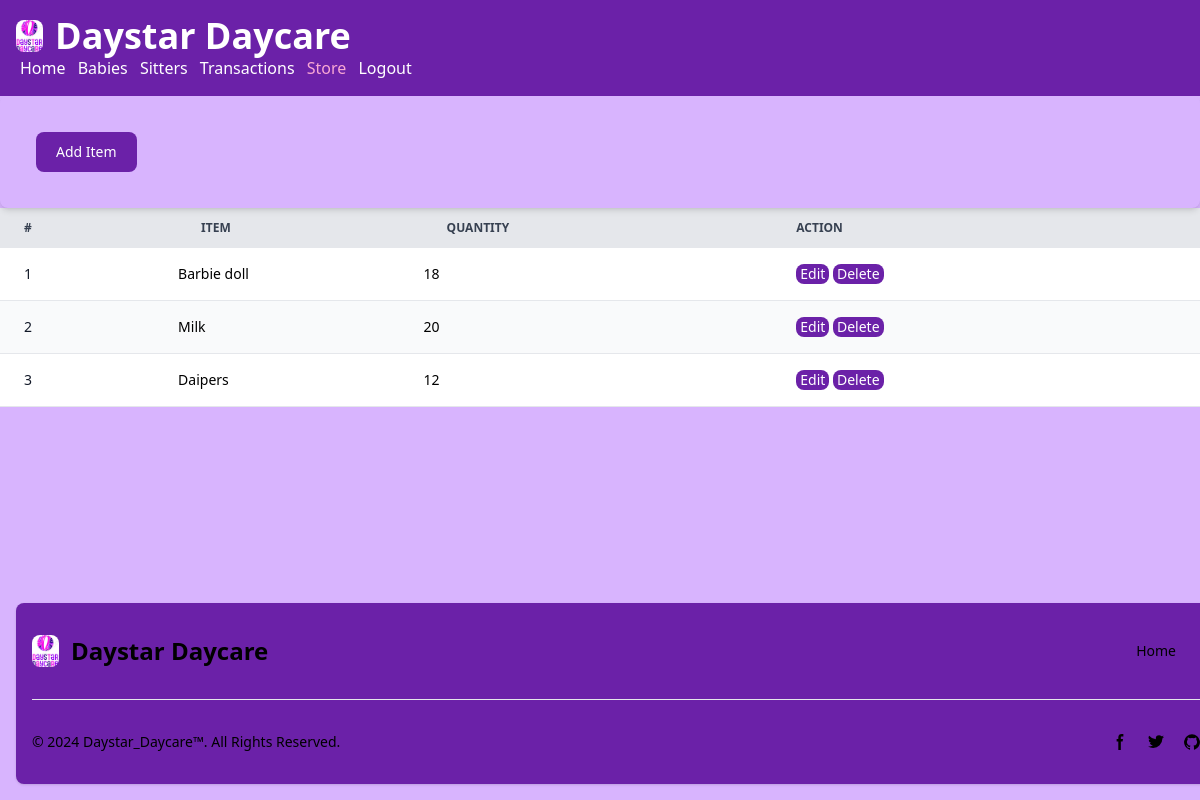
The page /baby/store on the database as committed earlier.
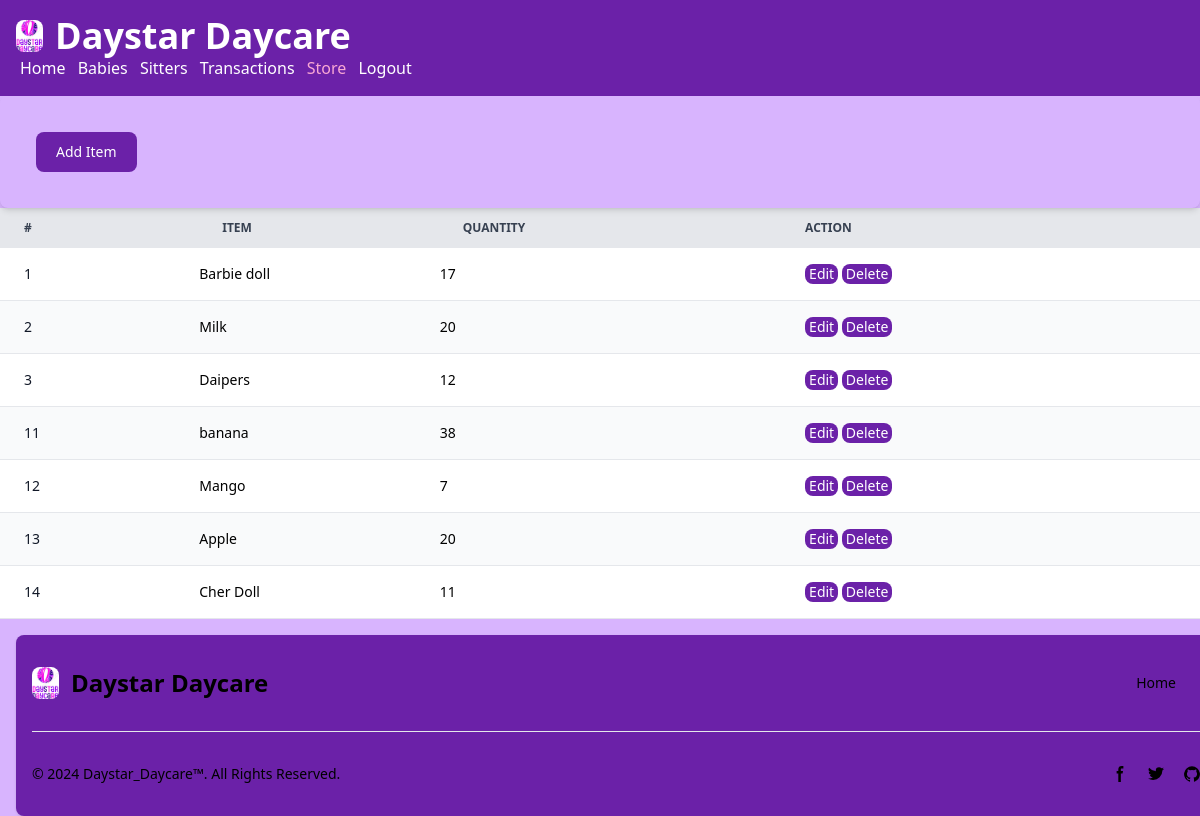
The same page on the database as committed later.
### baby_app/models.py (models this page shows, shortened)
class Item(models.Model):
    item_name = models.CharField(max_length=50)
    item_quantity = models.IntegerField()

### baby_app/views.py (the view)
# urls.py: path('store', views.store_view, name='store'),
def store_view(request):
    itemlist = Item.objects.all()
    return render(request, 'baby_app/store.html', {'itemlist': itemlist})

### baby_app/templates/baby_app/store.html (shortened to what the changed rows need)
{% load static %}
<!DOCTYPE html>
<html lang="en">
<head>
    <script src="https://cdn.tailwindcss.com"></script>
</head>
<body class="bg-purple-300 flex flex-col h-screen">
    <div class="flex-grow">
        <table class="w-full text-sm text-left rtl:text-right text-black-500 dark:text-gray-400">
            <thead class="text-xs text-gray-700 uppercase bg-gray-200 dark:bg-gray-700 dark:text-gray-400">
                <tr>
                    <th scope="col" class="px-6 py-3">
                        #
                    </th>
                    <th scope="col" class="px-6 py-3">
                        Item
                    </th>
                    <th scope="col" class="px-6 py-3">
                        Quantity
                    </th>
                    <th scope="col" class="px-6 py-3">
                        Action
                    </th>
                </tr>
            </thead>
            <tbody>
                {% for item in itemlist %}
                <tr class="odd:bg-white odd:dark:bg-gray-900 even:bg-gray-50 even:dark:bg-gray-800 border-b dark:border-gray-700">
                    <th scope="row" class="px-6 py-4 font-medium text-gray-900 whitespace-nowrap dark:text-white">{{ item.id }}</th>
                    <td px-6 py-4>{{ item.item_name }}</td>
                    <td px-6 py-4>{{ item.item_quantity }}</td>
                    <td class="px-6 py-4">
                        <a href="{% url "edititem" item.id %}">
                            <button type="submit" class="px-1 py-0 bg-purple-800 text-white hover:bg-pink-300 rounded-lg">Edit</button>
                        </a>
                        <a href="{% url "deleteitem" item.id %}">
                            <button type="submit" class="px-1 py-0 bg-purple-800 text-white hover:bg-pink-300 rounded-lg">Delete</button>
                        </a>
                    </td>
                </tr>
                {% endfor %}
            </tbody>
        </table>
    </div>
</body>
</html>

Rows that differ between the two databases and show on the page:
changed Item "Barbie doll": item_quantity "18" → "17"
added Item: id "11", item_name "banana", item_quantity "38"
added Item: id "12", item_name "Mango", item_quantity "7"
added Item: id "13", item_name "Apple", item_quantity "20"
added Item: id "14", item_name "Cher Doll", item_quantity "11"
